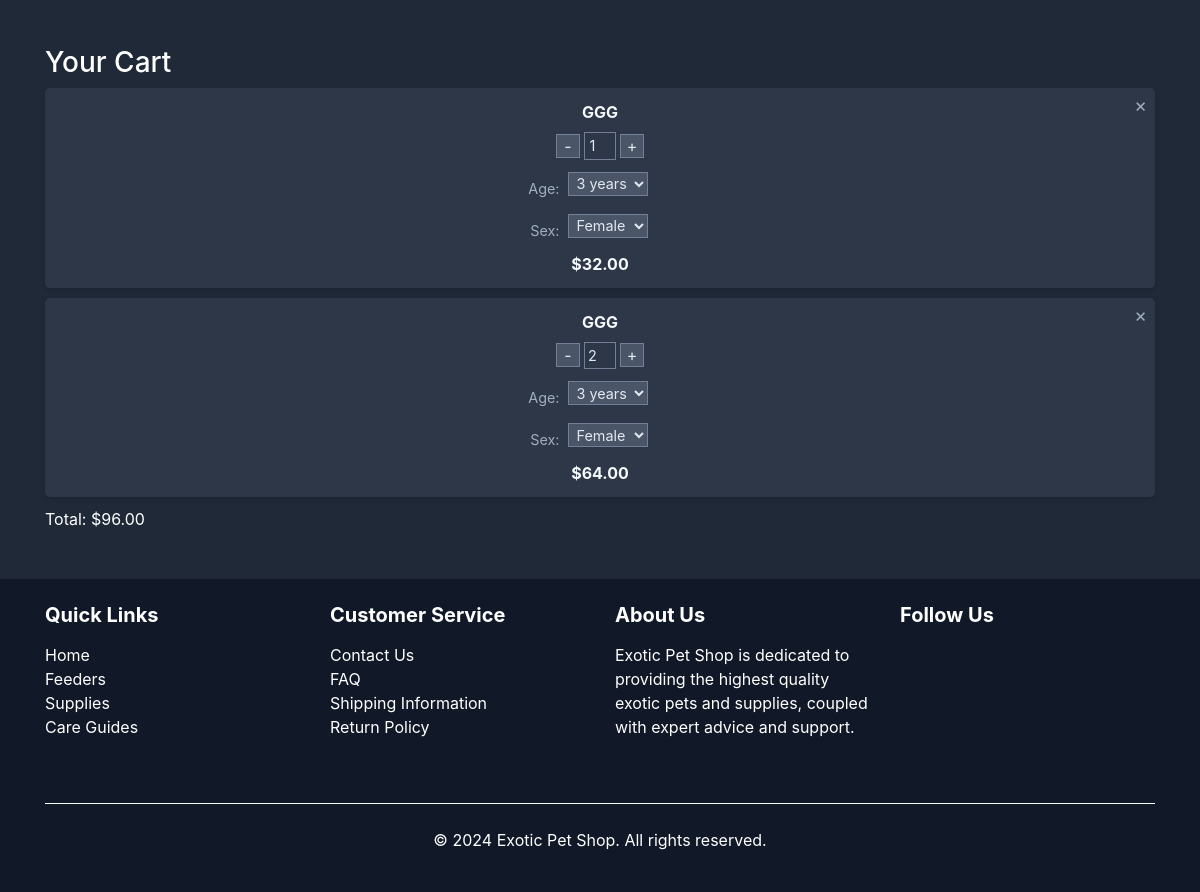
The app's page /supplies/ (signed in, lower part), older data.
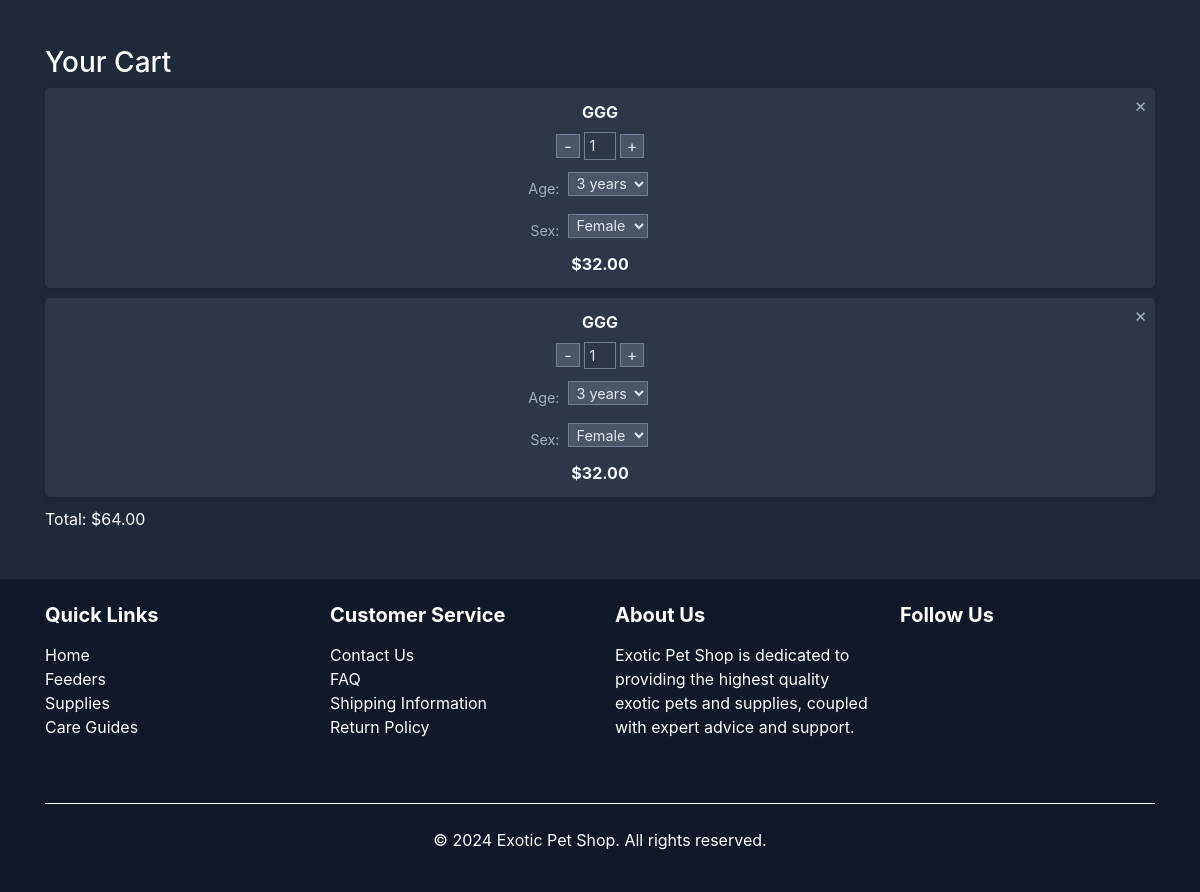
The same page, newer data.
### Store/models.py (models this page shows, shortened)
class CartItem(models.Model):
    SEX_CHOICES = [
        ('M', 'Male'),
        ('F', 'Female'),
    ]
    cart = models.ForeignKey(Cart, on_delete=models.CASCADE, related_name='items', null=True)
    animal = models.ForeignKey(Animal, on_delete=models.CASCADE, null=True, blank=True)
    supply = models.ForeignKey(Supplies, on_delete=models.CASCADE, null=True, blank=True)
    quantity = models.PositiveIntegerField(default=1)
    age = models.PositiveIntegerField(null=True, blank=True)
    sex = models.CharField(max_length=1, choices=SEX_CHOICES, null=True, blank=True)
    @property
    def total_price(self):
        return self.animal.price * self.quantity if self.animal else self.supply.price * self.quantity

class Animal(models.Model):
    common_name = models.CharField(max_length=200, null=True, blank=True)
    scientific_name = models.CharField(max_length=200, null=True, blank=True)
    image = models.ImageField(upload_to='animals/', null=True, blank=True)
    price = models.DecimalField(max_digits=6, decimal_places=2, null=True, blank=True)
    description = CKEditor5Field('Description', null=True, blank=True)
    category = models.ForeignKey(Category, on_delete=models.SET_NULL, null=True, blank=True)

class Cart(models.Model):
    user = models.OneToOneField(User, on_delete=models.CASCADE, default=None)
    total_price = models.DecimalField(max_digits=6, decimal_places=2, default=0)

### Store/views.py (the view)
# urls.py: path('supplies/', views.display_supplies, name='supplies'),
def display_supplies(request):
    categories = SupplyCategory.objects.all()
    supplies = Supplies.objects.all()
    if request.user.is_authenticated:
        cart, created = Cart.objects.get_or_create(user=request.user)
        cart_items = cart.items.all()
    else:
        cart = None
        cart_items = []
    return render(request, 'supplies.html', {'categories': categories, 'supplies': supplies, 'cart_items': cart_items, 'cart': cart})

### templates/supplies.html (shortened to what this page needs)
{% extends 'layout.html' %}
{% load static %}
{% block content %}
<link rel="stylesheet" type="text/css" href="{% static '/css/supplies.css' %}">
<link rel="stylesheet" type="text/css" href="{% static 'css/cart_sidebar.css' %}">
<div class="container my-5">
    <div class="cart-section mt-5">
        <h3>Your Cart</h3>
        <div id="cart-items">
            {% for cart_item in cart_items %}
            <div class="cart-item" data-item-id="{{ cart_item.id }}" data-price="{{ cart_item.total_price }}" data-quantity="{{ cart_item.quantity }}">
                <button class="cart-item-remove">&times;</button>
                <div class="cart-item-name">
                    {% if cart_item.animal %}
                    {{ cart_item.animal.common_name }}
                    {% elif cart_item.supply %}
                    {{ cart_item.supply.name }}
                    {% endif %}
                </div>
                <div class="cart-item-details">
                    <div class="cart-item-quantity">
                        <button class="quantity-decrease">-</button>
                        <input type="number" value="{{ cart_item.quantity }}" min="1" max="99" class="quantity-input" readonly>
                        <button class="quantity-increase">+</button>
                    </div>
                    {% if cart_item.animal %}
                    <div class="cart-item-row">
                        <span class="cart-item-label">Age:</span>
                        <select id="age" name="age">
                            <option value="3" {% if cart_item.age == 3 %}selected{% endif %}>3 years</option>
                        </select>
                    </div>
                    <div class="cart-item-row">
                        <span class="cart-item-label">Sex:</span>
                        <select id="sex" name="sex">
                            <option value="F" {% if cart_item.sex == "F" %}selected{% endif %}>Female</option>
                        </select>
                    </div>
                    {% endif %}
                </div>
                <div class="cart-item-price">${{ cart_item.total_price|floatformat:2 }}</div>
            </div>
            {% empty %}
            <p>Your cart is empty.</p>
            {% endfor %}
        </div>
        <div class="cart-total">
            Total: $<span id="cart-total">{{ cart.total_price|default:0|floatformat:2 }}</span>
        </div>
    </div>
</div>
{% endblock %}

Row changes from the older to the newer data that the page shows:
changed CartItem (number 2 of 2 on the later page): quantity "2" → "1"; total_price "64.00" → "32.00"
changed Cart: total_price "96.00" → "64.00"
